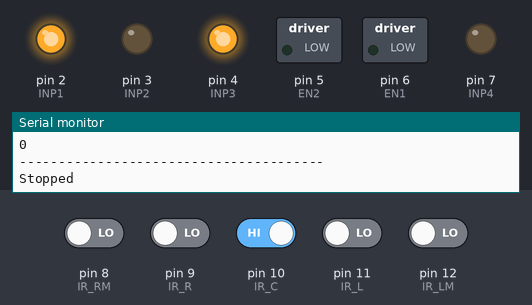
Recording of a sketch running on a simulated Arduino Uno, built with avr-gcc and run on an emulated ATmega328P. On the bench: switched loads named in the sketch (green lamp = pin HIGH), output pins drawn as LEDs (lit = HIGH), the last lines printed to the serial monitor. The inputs (shaded band) are chosen by the test bench; at power-on: pin 10 (IR_C) HIGH, pin 8 (IR_RM), pin 9 (IR_R), pin 11 (IR_L), pin 12 (IR_LM) LOW.

Above: at 1.2 s.
1.3 s: pin 10 (IR_C) driven LOW
At 2.6 s:
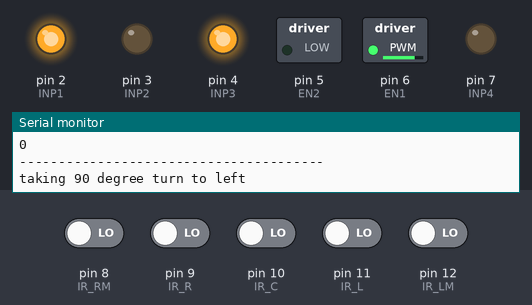
2.9 s: pin 11 (IR_L) driven HIGH
At 3.6 s:
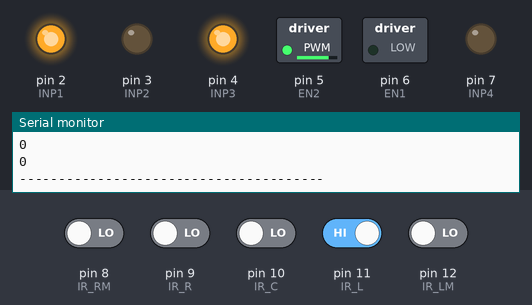
4.5 s: pin 8 (IR_RM) driven HIGH
At 5.0 s:
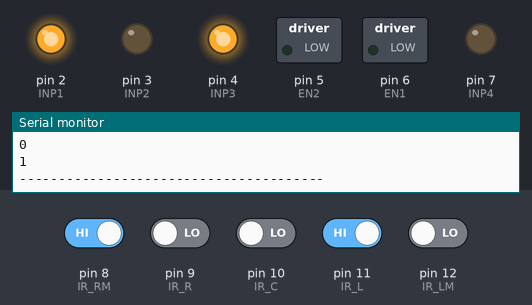
6.1 s: pin 8 (IR_RM) driven LOW
At 7.3 s:
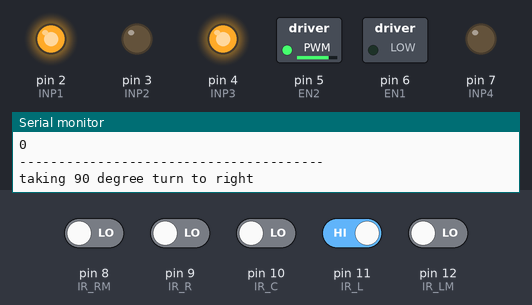
7.8 s: pin 9 (IR_R) driven HIGH
At 8.9 s:
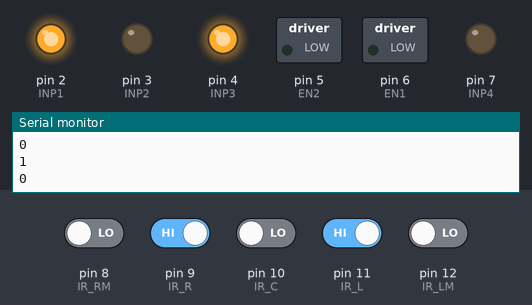
9.5 s: pin 11 (IR_L) driven LOW
At 11.1 s:
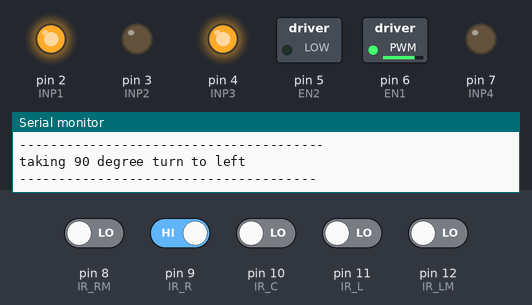
Timing chart, 0 to 12.6 s (numbered marks = the images above; inputs shaded):
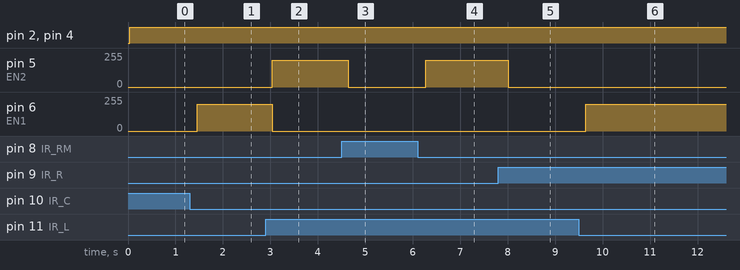

The sketch:

simple_line_follower.ino
```cpp
// C++ code


#define IR_LM 12
#define IR_L 11
#define IR_C 10
#define IR_R 9
#define IR_RM 8


#define EN1 6
#define EN2 5
#define INP1 2
#define INP2 3
#define INP3 4
#define INP4 7


int full_speed = 200;
int slight_turn_speed = 100;
int sharp_speed = 50;
int sharp_90_speed = 0;


void setMotors(int left_speed, int right_speed)
{
  digitalWrite(INP1, HIGH);
  digitalWrite(INP2, LOW);
  analogWrite(EN1, right_speed);

  digitalWrite(INP3, HIGH);
  digitalWrite(INP4, LOW);
  analogWrite(EN2, left_speed);
}

void goForward()
{
  setMotors(full_speed, full_speed);
  Serial.println("Going Forward");
}

void goLeftSlight()
{
  setMotors(slight_turn_speed, full_speed);
  Serial.println("Going slightly left");
}

void goRightSlight()
{
  setMotors(full_speed, slight_turn_speed);
  Serial.println("Going slighly right");
}

void goRightHard()
{
  setMotors(full_speed, sharp_speed);
  Serial.println("Going right quickly");
}

void goLeftHard()
{
  setMotors(sharp_speed, full_speed);
  Serial.println("Going left quickly");
}

void goRight90()
{
  setMotors(full_speed, sharp_90_speed);
  Serial.println("taking 90 degree turn to right");
}

void goLeft90()
{
  setMotors(sharp_90_speed, full_speed);
  Serial.println("taking 90 degree turn to left");
}


void stopMotor()
{
  setMotors(0,0);
  Serial.println("Stopped");
}
void setup()
{
  pinMode(IR_LM, INPUT);
  pinMode(IR_L, INPUT);
  pinMode(IR_C, INPUT);
  pinMode(IR_R, INPUT);
  pinMode(IR_RM, INPUT);


  pinMode(EN1, OUTPUT);
  pinMode(EN2, OUTPUT);
  pinMode(INP1, OUTPUT);
  pinMode(INP2, OUTPUT);
  pinMode(INP3, OUTPUT);
  pinMode(INP4, OUTPUT);


  Serial.begin(9600);
  Serial.print("Begin");
}

void loop()
{
  int ir_lm = digitalRead(IR_LM);
  int ir_l = digitalRead(IR_L);
  int ir_c = digitalRead(IR_C);
  int ir_r = digitalRead(IR_R);
  int ir_rm = digitalRead(IR_RM);

  Serial.println("--------------------------------------");
  Serial.println(ir_lm);
  Serial.println(ir_l);
  Serial.println(ir_c);
  Serial.println(ir_r);
  Serial.println(ir_rm);
  Serial.println("---------------------------------------");
  if (ir_lm==1 && ir_l==1 && ir_c ==0 && ir_r==1 && ir_rm==1) //Go straight
  {
    //Serial.println("1");
    goForward();
  }
  else if (ir_lm==1 && ir_l==1 && ir_c ==1 && ir_r==0 && ir_rm==1) //If slighly on left of track
  {
    goRightSlight();
    //Serial.println("2");
  }
  else if (ir_lm==1 && ir_l==0 && ir_c ==1 && ir_r==1 && ir_rm==1)// If slightly on right of track
  {
    goLeftSlight();
    //Serial.println("3");
  }
  else if (ir_lm==1 && ir_l==1 && ir_c ==1 && ir_r==1 && ir_rm==0)// If greater part is on left of track
  {
    goRightHard();
    //Serial.println("4");
  }
  else if (ir_lm==0 && ir_l==1 && ir_c ==1 && ir_r==1 && ir_rm==1)// If greater part is on right of track
  {
    goLeftHard();
    //Serial.println("5");
  }
  else if (ir_lm==0 && ir_l==0 && ir_c ==0)//If there is a 90 degree turn to Left
  {
    goLeft90();
    //Serial.println("6");
  }
  else if (ir_c ==0 && ir_r==0 && ir_rm==0)//If there is a 90 degree turn to right
  {
    goRight90();
    //Serial.println("7");
  }
  else{
    stopMotor();
    //Serial.println("8");
  }


}
```

Measured:
- after the input at 1.3 s, pin 6 (EN1): 0/255 → 200/255 after 0.16 s
- after the input at 2.9 s, pin 5 (EN2): 0/255 → 200/255 after 0.14 s; pin 6 (EN1): 200/255 → 0/255 after 0.14 s
- after the input at 4.5 s, pin 5 (EN2): 200/255 → 0/255 after 0.14 s
- after the input at 6.1 s, pin 5 (EN2): 0/255 → 200/255 after 0.18 s
- after the input at 7.8 s, pin 5 (EN2): 200/255 → 0/255 after 0.21 s
- after the input at 9.5 s, pin 6 (EN1): 0/255 → 200/255 after 0.15 s
